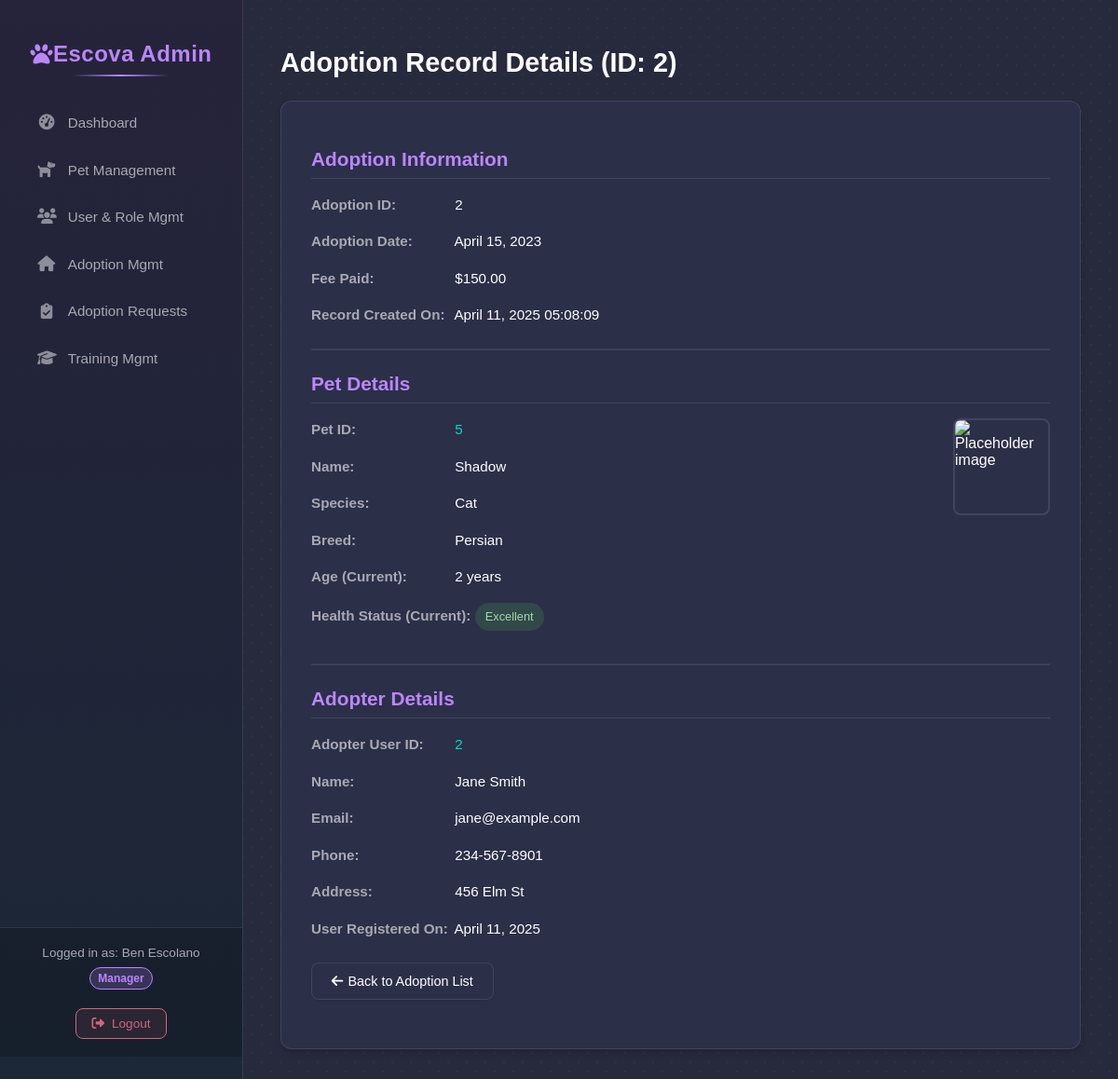
Page /admin/view_adoption_details.php?id=2 (signed in) on the committed database.
### tables this page shows
CREATE TABLE `tbladoptionrecord` (
  `adoption_id` int(11) NOT NULL,
  `pet_id` int(11) DEFAULT NULL,
  `adopter_id` int(11) DEFAULT NULL,
  `adoption_date` date DEFAULT NULL,
  `fee_paid` decimal(10,2) DEFAULT NULL,
  `created_at` timestamp NOT NULL DEFAULT current_timestamp(),
  `updated_at` timestamp NOT NULL DEFAULT current_timestamp() ON UPDATE current_timestamp()
);

CREATE TABLE `tblpet` (
  `pet_id` int(11) NOT NULL,
  `name` varchar(50) DEFAULT NULL,
  `breed_id` int(11) DEFAULT NULL,
  `age` int(11) DEFAULT NULL,
  `health_status` varchar(100) DEFAULT NULL,
  `adoption_status` enum('Available','Adopted') DEFAULT NULL,
  `pet_image` varchar(255) DEFAULT NULL,
  `created_at` timestamp NOT NULL DEFAULT current_timestamp(),
  `updated_at` timestamp NOT NULL DEFAULT current_timestamp() ON UPDATE current_timestamp()
);

CREATE TABLE `tblspecies` (
  `species_id` int(11) NOT NULL,
  `species_name` varchar(50) DEFAULT NULL
);

CREATE TABLE `tblbreed` (
  `breed_id` int(11) NOT NULL,
  `species_id` int(11) DEFAULT NULL,
  `breed_name` varchar(50) DEFAULT NULL
);

CREATE TABLE `tbluser` (
  `user_id` int(11) NOT NULL,
  `name` varchar(100) DEFAULT NULL,
  `phone` varchar(20) DEFAULT NULL,
  `email` varchar(100) DEFAULT NULL,
  `address` varchar(255) DEFAULT NULL,
  `user_type` enum('Adopter','Personnel') DEFAULT NULL,
  `password` varchar(255) NOT NULL,
  `created_at` timestamp NOT NULL DEFAULT current_timestamp(),
  `updated_at` timestamp NOT NULL DEFAULT current_timestamp() ON UPDATE current_timestamp()
);

### admin/admin_logic.php (called while the page is built, shortened)
<?php
function getAdoptionDetailsAdmin($adoption_id) {
    $conn = getDbConnection();
    $details = null;
    $sql = "SELECT
                ar.adoption_id,
                ar.adoption_date,
                ar.fee_paid,
                ar.created_at AS record_created_at,
                p.pet_id,
                p.name AS pet_name,
                p.age AS pet_age, -- Age at the time of fetching, not adoption
                p.health_status AS pet_health_status, -- Current health status
                p.pet_image, -- Pet image filename
                b.breed_name,
                s.species_name,
                u.user_id AS adopter_user_id,
                u.name AS adopter_name,
                u.email AS adopter_email,
                u.phone AS adopter_phone,
                u.address AS adopter_address,
                u.created_at AS adopter_registered_at
            FROM tbladoptionrecord ar
            JOIN tblpet p ON ar.pet_id = p.pet_id
            JOIN tblbreed b ON p.breed_id = b.breed_id
            JOIN tblspecies s ON b.species_id = s.species_id
            JOIN tbladopter a ON ar.adopter_id = a.adopter_id -- Link adoption to adopter record
            JOIN tbluser u ON a.adopter_id = u.user_id      -- Link adopter record to user record
            WHERE ar.adoption_id = ?";
    $stmt = $conn->prepare($sql);
    if ($stmt) {
        try {
            $stmt->bind_param("i", $adoption_id);
            $stmt->execute();
            $result = $stmt->get_result();
            if ($result->num_rows === 1) {
                $details = $result->fetch_assoc();
            }
        } catch (Exception $e) {
             error_log("Error fetching adoption details admin (ID: $adoption_id): " . $e->getMessage());
        } finally {
            $stmt->close();
        }
     } else {
         error_log("Prepare failed for getAdoptionDetailsAdmin: (" . $conn->errno . ") " . $conn->error);
    }
    return $details;
}
?>

### admin/view_adoption_details.php (the view, shortened to what this page needs)
<?php
$adoption_id = filter_input(INPUT_GET, 'id', FILTER_VALIDATE_INT);
$details = getAdoptionDetailsAdmin($adoption_id);
$pageTitle = "Adoption Record Details (ID: " . $adoption_id . ")";
require_once('partials/header.php');
?>
<h1><?php echo $pageTitle; ?></h1>
<div class="details-container" style="background-color: var(--surface-bg); padding: 2rem; border-radius: var(--radius-lg); box-shadow: var(--shadow); border: 1px solid var(--divider-border); color: var(--primary-text);">
    <h2>Adoption Information</h2>
    <div class="detail-group">
        <p><strong>Adoption ID:</strong> <?php echo $details['adoption_id']; ?></p>
        <p><strong>Adoption Date:</strong> <?php echo date('F d, Y', strtotime($details['adoption_date'])); ?></p>
        <p><strong>Fee Paid:</strong> $<?php echo number_format($details['fee_paid'], 2); ?></p>
        <p><strong>Record Created On:</strong> <?php echo date('F d, Y H:i:s', strtotime($details['record_created_at'])); ?></p>
    </div>
    <hr style="border-color: var(--divider-border); margin: 1.5rem 0;">
    <h2>Pet Details</h2>
    <div class="detail-group pet-detail-group">
         <?php
            $imagePath = !empty($details['pet_image'])
                ? "../public/uploads/pets/" . htmlspecialchars($details['pet_image'])
                : "../public/images/placeholder-pet.png";
            $altText = !empty($details['pet_image'])
                ? htmlspecialchars($details['pet_name'])
                : "Placeholder image";
        ?>
        <img src="<?php echo $imagePath; ?>" alt="<?php echo $altText; ?>" style="width: 100px; height: 100px; object-fit: cover; border-radius: var(--radius); float: right; margin-left: 1rem; border: 2px solid var(--divider-border);">
        <p><strong>Pet ID:</strong> <a href="edit_pet.php?id=<?php echo $details['pet_id']; ?>" title="Edit Pet"><?php echo $details['pet_id']; ?></a></p>
        <p><strong>Name:</strong> <?php echo htmlspecialchars($details['pet_name']); ?></p>
        <p><strong>Species:</strong> <?php echo htmlspecialchars($details['species_name']); ?></p>
        <p><strong>Breed:</strong> <?php echo htmlspecialchars($details['breed_name']); ?></p>
        <p><strong>Age (Current):</strong> <?php echo $details['pet_age']; ?> years</p>
        <p><strong>Health Status (Current):</strong>
            <span class="health-status <?php echo strtolower($details['pet_health_status']); ?>">
                <?php echo htmlspecialchars($details['pet_health_status']); ?>
            </span>
        </p>
    </div>
    <hr style="border-color: var(--divider-border); margin: 1.5rem 0;">
    <h2>Adopter Details</h2>
    <div class="detail-group">
        <p><strong>Adopter User ID:</strong> <a href="edit_user.php?id=<?php echo $details['adopter_user_id']; ?>" title="Edit User"><?php echo $details['adopter_user_id']; ?></a></p>
        <p><strong>Name:</strong> <?php echo htmlspecialchars($details['adopter_name']); ?></p>
        <p><strong>Email:</strong> <?php echo htmlspecialchars($details['adopter_email']); ?></p>
        <p><strong>Phone:</strong> <?php echo htmlspecialchars($details['adopter_phone'] ?? 'N/A'); ?></p>
        <p><strong>Address:</strong> <?php echo htmlspecialchars($details['adopter_address'] ?? 'N/A'); ?></p>
        <p><strong>User Registered On:</strong> <?php echo date('F d, Y', strtotime($details['adopter_registered_at'])); ?></p>
    </div>
    <div class="form-group text-right mt-4">
        <a href="manage_adoptions.php" class="admin-button secondary">
            <i class="fas fa-arrow-left" style="margin-right: 5px;"></i> Back to Adoption List
        </a>
        </div>
</div>
<?php
require_once('partials/footer.php');
?>

### public/css/admin_styles.css (style rules this page uses)
:root { --primary-bg: #1e1e2f; --secondary-bg: #27293d; --surface-bg: #2c2f48; --primary-text: #ffffff; --secondary-text: #a9a9b3; --primary-accent: #bb86fc; --secondary-accent: #03dac6; --tertiary-accent: #cf6679; --divider-border: rgba(255, 255, 255, 0.1); --success: #4caf50; --warning: #fb8c00; --info: #2196f3; --gray-50: #f9fafb; --gray-100: #f3f4f6; --gray-200: #e5e7eb; --gray-300: #d1d5db; --gray-400: #9ca3af; --gray-500: #6b7280; --gray-600: #4b5563; --gray-700: #374151; --gray-800: #1f2937; --gray-900: #111827; --radius-sm: 4px; --radius: 8px; --radius-lg: 12px; --shadow-sm: 0 1px 2px rgba(0, 0, 0, 0.1); --shadow: 0 4px 6px rgba(0, 0, 0, 0.15); --shadow-md: 0 6px 10px rgba(0, 0, 0, 0.2); --font-family-base: "Nunito Sans", sans-serif; }
body { margin: 0; font-family: sans-serif; background-color: var( --secondary-bg ); }
.admin-main-content > * { position: relative; z-index: 1; }
h1 { color: var(--primary-text); margin-bottom: 1.5rem; font-size: 1.8rem; }
.admin-button { display: inline-flex; align-items: center; justify-content: center; padding: 0.7rem 1.3rem; border: 1px solid transparent; border-radius: var(--radius); font-weight: 500; font-size: 0.9rem; cursor: pointer; text-decoration: none; transition: all 0.2s ease; background-color: var(--primary-accent); color: var(--primary-bg); box-shadow: var(--shadow-sm); }
.admin-button.secondary { background-color: var(--surface-bg); color: var(--primary-text); border-color: var(--divider-border); }
.form-group { margin-bottom: 1.25rem; }
.form-group.mt-4 { margin-top: 1.5rem; }
.health-status, .adoption-status { padding: 0.3rem 0.7rem; border-radius: 999px; font-size: 0.8rem; font-weight: 500; display: inline-block; text-transform: capitalize; }
.health-status.excellent, .adoption-status.available { background-color: rgba(76, 175, 80, 0.2); color: #a5d6a7; }

### public/css/admin_details_page.css (style rules this page uses)
.details-container h2 { color: var(--primary-accent); border-bottom: 1px solid var(--divider-border); padding-bottom: 0.5rem; margin-bottom: 1rem; font-size: 1.3rem; }
.detail-group p { margin-bottom: 0.7rem; line-height: 1.6; font-size: 0.95rem; }
.detail-group p strong { color: var(--secondary-text); min-width: 150px; display: inline-block; }
.detail-group a { color: var(--secondary-accent); text-decoration: none; }
.pet-detail-group { min-height: 110px; }

### rows in the picture
tbladoptionrecord: adoption_id "2", adoption_date "April 15, 2023", fee_paid "150.00", created_at "April 11, 2025 05:08:09", pet.pet_id "5", pet.name "Shadow", tblspecies.species_name "Cat", tblbreed.breed_name "Persian", pet.age "2", pet.health_status "Excellent", tbluser.user_id "2", tbluser.name "Jane Smith", tbluser.email "jane@example.com", tbluser.phone "234-567-8901", tbluser.address "456 Elm St", tbluser.created_at "April 11, 2025"

### other values in the picture
$_SESSION['user_name'] "Ben Escolano"
$_SESSION['personnel_role'] "Manager"
$pageTitle "Adoption Record Details (ID: 2)"
